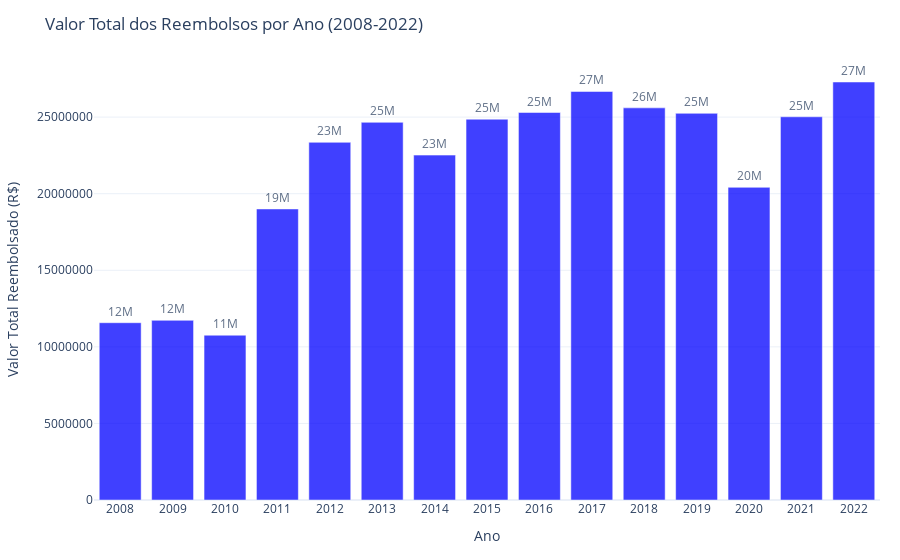

Here is the notebook cell this chart was saved with:
### Code cell
# Agrupando e somando os valores reembolsados por ano
valor_ano = ceaps_total.groupby('ANO')['VALOR_REEMBOLSADO'].sum().reset_index()

# Criando o gráfico de barras com Plotly Express
fig = px.bar(
    valor_ano,
    x='ANO',
    y='VALOR_REEMBOLSADO',
    title='Valor Total dos Reembolsos por Ano (2008-2022)',
    labels={'VALOR_REEMBOLSADO': 'Valor Total Reembolsado (R$)', 'ANO': 'Ano'},
    template='plotly_white',
    text='VALOR_REEMBOLSADO'  # Adicionar os valores das barras
)

# Ajustando o layout do gráfico para torná-lo mais atraente
fig.update_traces(
    texttemplate='%{text:.2s}',  # Formatar os valores para notação científica curta
    textposition='outside',  # Colocar os textos fora das barras
    marker_color='blue',  # Cor das barras
    opacity=0.75  # Transparência das barras
)

fig.update_layout(
    xaxis_title='Ano',
    yaxis_title='Valor Total Reembolsado (R$)',
    yaxis_tickformat='R$,',  # Formatando o eixo y para valores monetários
    xaxis=dict(
        tickmode='linear',  # Mostrando todos os anos
        tick0=2008,  # Começando em 2008
        dtick=1  # Intervalo de 1 ano
    ),
    margin=dict(l=20, r=20, t=60, b=60),  # Ajustar as margens
    font=dict(
        size=12  # Tamanho da fonte
    ),
    plot_bgcolor='rgba(0, 0, 0, 0)',  # Fundo transparente
    paper_bgcolor='rgba(0, 0, 0, 0)',  # Fundo do papel transparente
    showlegend=False  # Ocultar a legenda
)
fig.show()

### Figure 1 — Plotly figure (JSON) as saved in the notebook; plotly's stock layout.template omitted (floating-point values rounded to 4 significant figures)
{"data": [{"alignmentgroup": "True", "hovertemplate": "Ano=%{x}<br>Valor Total Reembolsado (R$)=%{text}<extra></extra>", "legendgroup": "", "marker": {"color": "blue", "pattern": {"shape": ""}}, "name": "", "offsetgroup": "", "opacity": 0.75, "orientation": "v", "showlegend": false, "text": [11580000.0, 11730000.0, 10760000.0, 19000000.0, 23350000.0, 24660000.0, 22520000.0, 24860000.0, 25300000.0, 26670000.0, 25600000.0, 25250000.0, 20410000.0, 25020000.0, 27290000.0], "textposition": "outside", "texttemplate": "%{text:.2s}", "type": "bar", "x": [2008, 2009, 2010, 2011, 2012, 2013, 2014, 2015, 2016, 2017, 2018, 2019, 2020, 2021, 2022], "xaxis": "x", "y": [11580000.0, 11730000.0, 10760000.0, 19000000.0, 23350000.0, 24660000.0, 22520000.0, 24860000.0, 25300000.0, 26670000.0, 25600000.0, 25250000.0, 20410000.0, 25020000.0, 27290000.0], "yaxis": "y"}], "layout": {"autosize": true, "barmode": "relative", "font": {"size": 12}, "legend": {"tracegroupgap": 0}, "margin": {"b": 60, "l": 20, "r": 20, "t": 60}, "paper_bgcolor": "rgba(0, 0, 0, 0)", "plot_bgcolor": "rgba(0, 0, 0, 0)", "showlegend": false, "title": {"text": "Valor Total dos Reembolsos por Ano (2008-2022)"}, "xaxis": {"anchor": "y", "autorange": true, "domain": [0, 1], "dtick": 1, "range": [2008.0, 2022.0], "tick0": 2008, "tickmode": "linear", "title": {"text": "Ano"}, "type": "linear"}, "yaxis": {"anchor": "x", "autorange": true, "domain": [0, 1], "range": [0, 28730000.0], "tickformat": "R$,", "title": {"text": "Valor Total Reembolsado (R$)"}, "type": "linear"}}}
